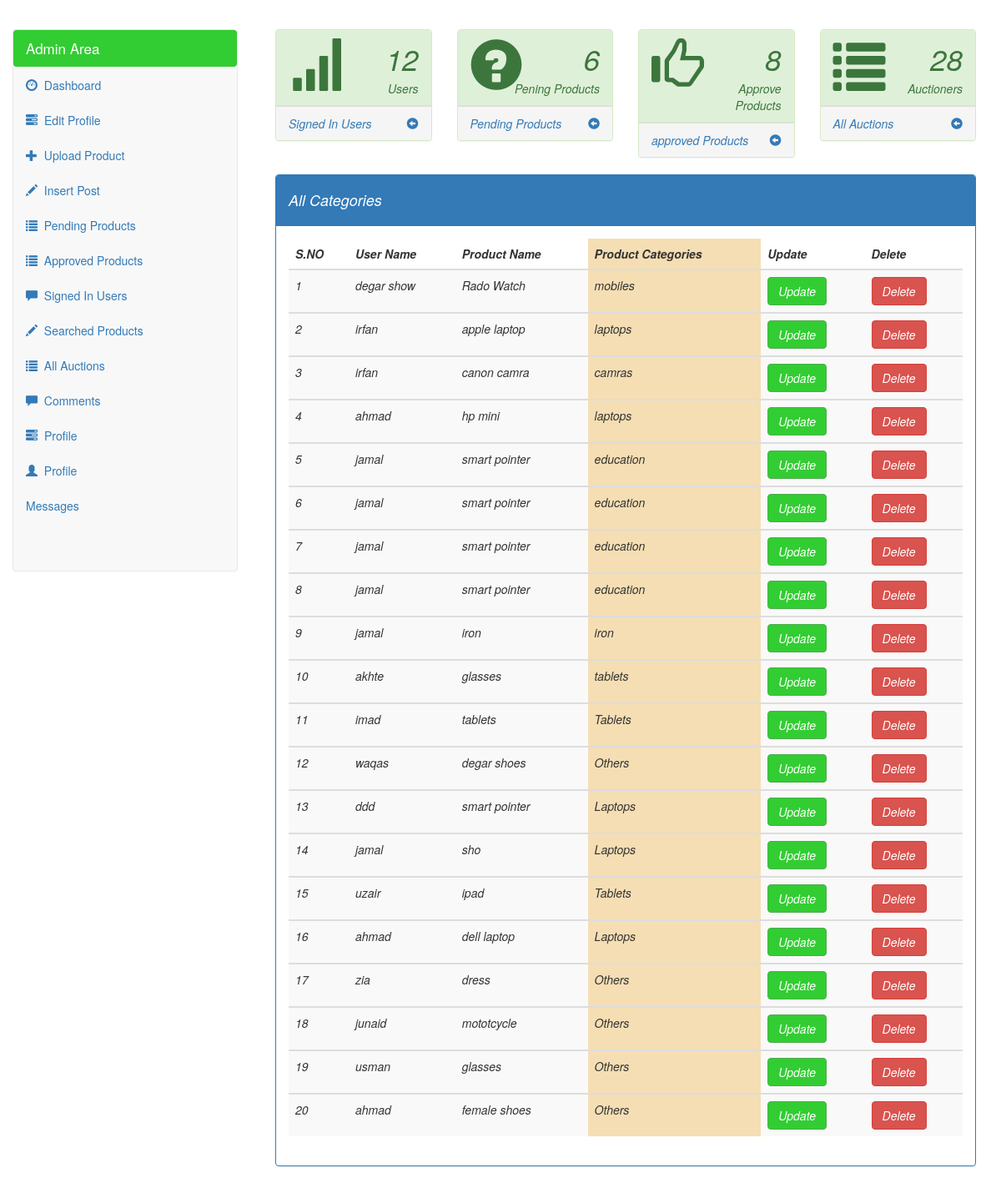
Screenshot of /admin/categories.php (signed in) with the database file from the repository.
### tables this page shows
CREATE TABLE IF NOT EXISTS `bid_product` (
  `id` int(100) NOT NULL,
  `name` text NOT NULL,
  `email` varchar(100) NOT NULL,
  `contact_number` int(200) NOT NULL,
  `product_name` text NOT NULL,
  `product_image` varchar(100) NOT NULL,
  `product_descreption` text NOT NULL,
  `city` varchar(200) NOT NULL,
  `country` text NOT NULL,
  `product_category` text NOT NULL,
  `start_date` date NOT NULL,
  `end_date` date NOT NULL,
  `bedding_rate` int(100) NOT NULL,
  `status` text NOT NULL
);

### admin/categories.php (the view, shortened to what this page needs)
<?php
if(!isset($_SESSION['admin_email'])){
echo "<script>window.open('index.php','_self')</script>";
}
else{
	?>
<!DOCTYPE html>
<html>
<head>
<?php require_once 'parts/header.php'; ?>
</head>
<body>
<?php include('admin_left_area.php'); ?>
<div class="col-lg-12">
		<div class="panel panel-primary">
		<div class="panel-heading"><h4>All Categories</h4></div>
		<div class="panel-body">
		<table class="table table-striped">
		<thead>
			<tr>
			   <th>S.NO</th>
			   <th>User Name</th>
			    <th>Product Name</th>
			    <th style="background:wheat;">Product Categories</th>
			     <th>Update </th>
			     <th>Delete</th>
			</tr>
		</thead>
			 <?php
			include('connect.php');
       $query2=mysqli_query($con," SELECT * FROM bid_product ");
            $id=0;
             while($row2=mysqli_fetch_array($query2)){
                 $id+=1;
                 $or_id=$row2['id'];
                 $name=$row2['name'];
                  $product_name=$row2['product_name'];
                  $Categories=$row2['product_category'];
                  ?>
                  <?php
    echo "<tbody>
           <tr>
		     <td>$id</td>
		     <td>$name</td>
		     <td>$product_name</td>
		     <td style='background:wheat;'>$Categories</td>
		<td><a href='update_category.php?reje=$or_id' class='btn btn-success'>Update</a></td>
		<td><a href='delete_category.php?reje=$or_id' class='btn btn-danger'>Delete</a></td>
		</tr>
		</tbody>";
	}
		?>
		</table>
        </div>
        </div>
        </div>
</body>
</html>
<?php } ?>

### admin/css/customize.css (style rules this page uses)
.btn-success { background-color: limegreen; }

### rows the page displays
bid_product: name "degar show", product_name "Rado Watch", product_category "mobiles"
bid_product: name "irfan", product_name "apple laptop", product_category "laptops"
bid_product: name "irfan", product_name "canon camra", product_category "camras"
bid_product: name "ahmad", product_name "hp mini", product_category "laptops"
bid_product: name "jamal", product_name "smart pointer", product_category "education"
bid_product: name "jamal", product_name "smart pointer", product_category "education"
bid_product: name "jamal", product_name "smart pointer", product_category "education"
bid_product: name "jamal", product_name "smart pointer", product_category "education"
bid_product: name "jamal", product_name "iron", product_category "iron"
bid_product: name "akhte", product_name "glasses", product_category "tablets"
bid_product: name "imad", product_name "tablets", product_category "Tablets"
bid_product: name "waqas", product_name "degar shoes", product_category "Others"
bid_product: name "ddd", product_name "smart pointer", product_category "Laptops"
bid_product: name "jamal", product_name "sho", product_category "Laptops"
bid_product: name "uzair", product_name "ipad", product_category "Tablets"
bid_product: name "ahmad", product_name "dell laptop", product_category "Laptops"
bid_product: name "zia", product_name "dress", product_category "Others"
bid_product: name "junaid", product_name "mototcycle", product_category "Others"
bid_product: name "usman", product_name "glasses", product_category "Others"
bid_product: name "ahmad", product_name "female shoes", product_category "Others"

### other values shown
$id "12"
$id "6"
$id "8"
$count "28"
